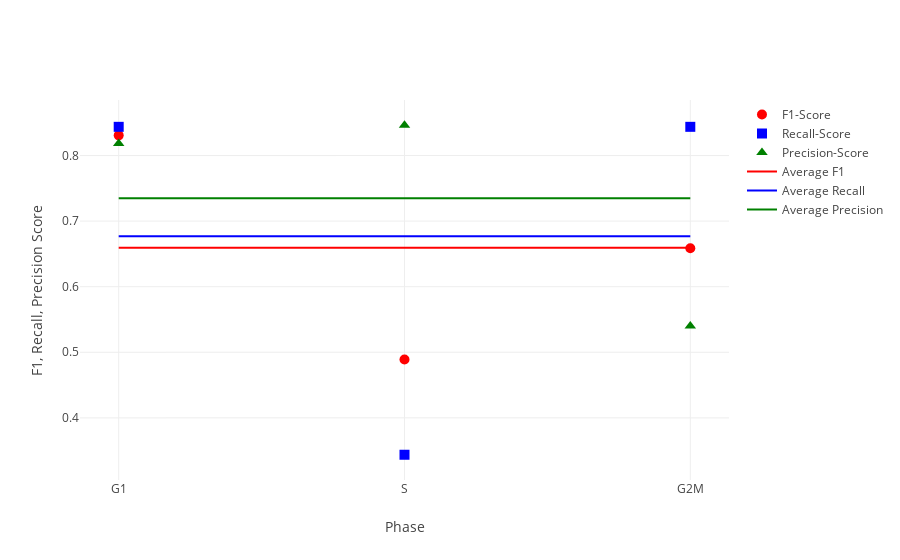

Write notebook code for a chart like this one.
### Code cell
helper.plot_evaluation(*EMATB6142_evaluation, xaxis=["G1","S","G2M"], xaxislbl="Phase", average=True)

### Figure 1 — Plotly figure (JSON) as saved in the notebook; plotly's stock layout.template omitted (floating-point values rounded to 4 significant figures)
{"data": [{"marker": {"color": "red", "size": 10, "symbol": "circle"}, "mode": "markers", "name": "F1-Score", "type": "scatter", "x": ["G1", "S", "G2M"], "y": [0.8308, 0.4889, 0.6585]}, {"marker": {"color": "blue", "size": 10, "symbol": "square"}, "mode": "markers", "name": "Recall-Score", "type": "scatter", "x": ["G1", "S", "G2M"], "y": [0.8438, 0.3438, 0.8438]}, {"marker": {"color": "green", "size": 10, "symbol": "triangle-up"}, "mode": "markers", "name": "Precision-Score", "type": "scatter", "x": ["G1", "S", "G2M"], "y": [0.8182, 0.8462, 0.54]}, {"marker": {"color": "red", "size": 10}, "mode": "lines", "name": "Average F1", "type": "scatter", "x": ["G1", "S", "G2M"], "y": [0.6594, 0.6594, 0.6594]}, {"marker": {"color": "blue", "size": 10}, "mode": "lines", "name": "Average Recall", "type": "scatter", "x": ["G1", "S", "G2M"], "y": [0.6771, 0.6771, 0.6771]}, {"marker": {"color": "green", "size": 10}, "mode": "lines", "name": "Average Precision", "type": "scatter", "x": ["G1", "S", "G2M"], "y": [0.7348, 0.7348, 0.7348]}], "layout": {"title": "", "xaxis": {"title": "Phase"}, "yaxis": {"title": "F1, Recall, Precision Score"}}}
